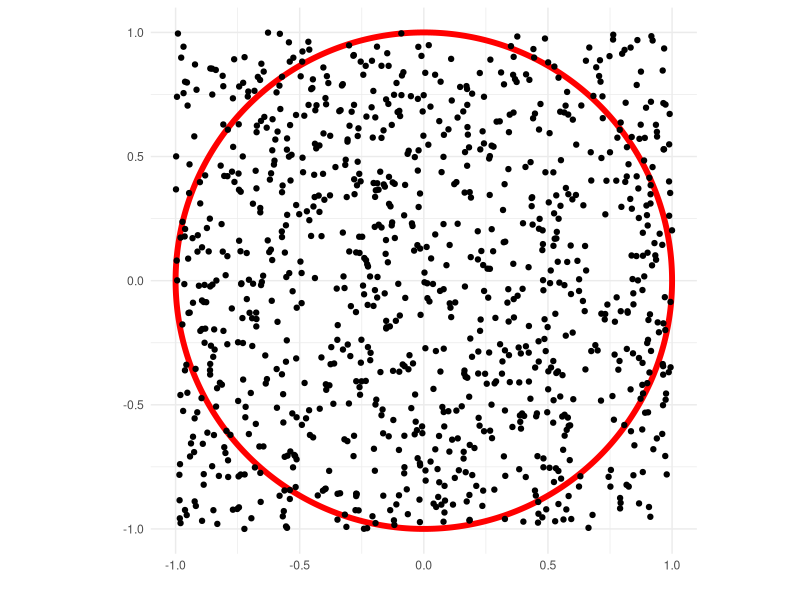

This figure's R source:
## ---- chunk 1
library(tidyverse)

N <- 1000
rand_x <- runif(n = N, min = -1, max = 1)
rand_y <- runif(n = N, min = -1, max = 1)
theta <- seq(0, 2 * pi, length.out = 1001)
circle_x <- cos(theta)
circle_y <- sin(theta)

circle <- data.frame(circle_x, circle_y) 
points <- data.frame(rand_x, rand_y)

ggplot(data = circle, mapping = aes(x = circle_x, y = circle_y)) + 
  geom_path(colour = "red", lwd = 2) + 
  geom_point(data = points, aes(x = rand_x, y = rand_y)) +
  coord_fixed() +
  theme_minimal() + 
  xlab("") + 
  ylab("")
## ---- chunk 2
# different values
rnorm(n = 4)
rnorm(n = 4)
## ---- chunk 3
# the same value
set.seed(1234)
rnorm(n = 4)

set.seed(1234)
rnorm(n = 4)
